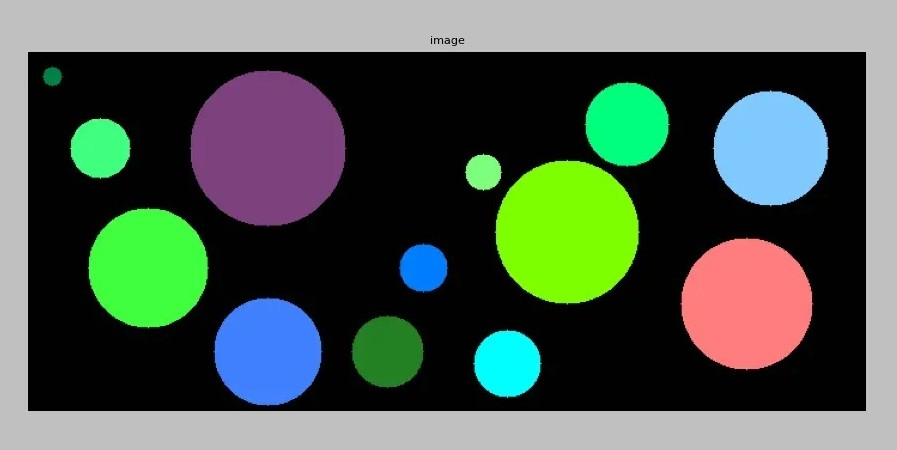
//> input picture 4.contours/shape.jpg, 897 x 450 px
$ ./main   (built with g++ and OpenCV 4)
//> lines starting //> are read from the running program, lines starting //| are printed output that depends on the picture; after the words box and inside, x2 and y2 are one past the last pixel; in counts of white or black regions, pixels touching at a corner belong together
//> further down, image is the input picture: 450 rows x 897 cols, CV_8UC3; mean B, G, R 80.6, 92.1, 77
#include <iostream>
#include <opencv2/opencv.hpp>

using String = std::string;

cv::Mat myBinary(cv::Mat& src)
{
    cv::Mat resultImage = src.clone();

    /* YOUR CODE BEGIN */

    cv::cvtColor(resultImage, resultImage, cv::COLOR_BGR2GRAY);
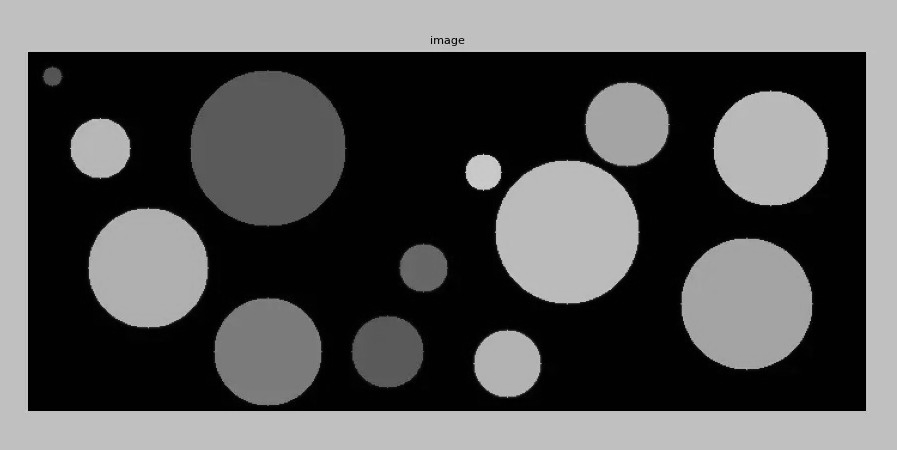
//> resultImage: 450 rows x 897 cols, CV_8UC1; min 0, max 217, mean 86.3
    cv::threshold(resultImage, resultImage, 40, 255, cv::THRESH_BINARY);
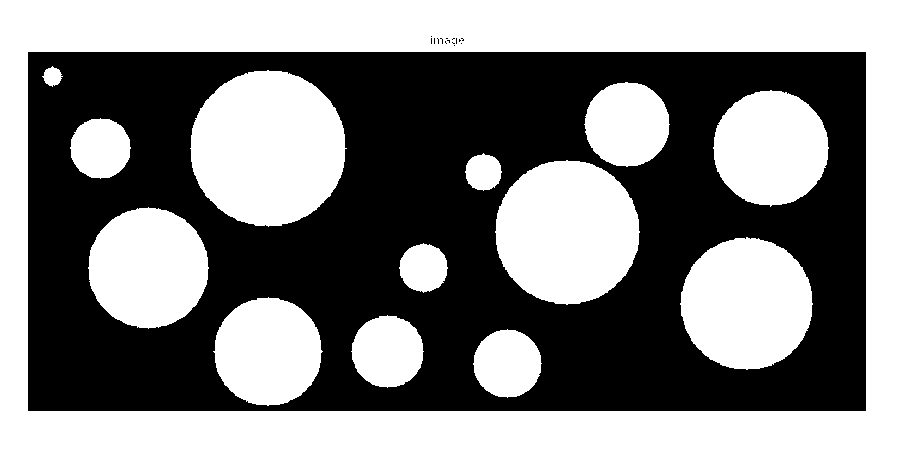
//> resultImage: 450 rows x 897 cols, CV_8UC1; 50.1% white; 16 black regions (15 under 20 px), largest, box (x1, y1, x2, y2) and area: (28, 52, 866, 411) 201494

    /* YOUR CODE END */

    return resultImage;
}

cv::Mat imagePreProcess(cv::Mat& src)
{
    cv::Mat resultImage = myBinary(src);

    /* YOUR CODE BEGIN */

    cv::Mat element;
    element = cv::getStructuringElement(cv::MORPH_RECT, cv::Size(3, 5));

    cv::morphologyEx(resultImage, resultImage, cv::MORPH_OPEN, element);
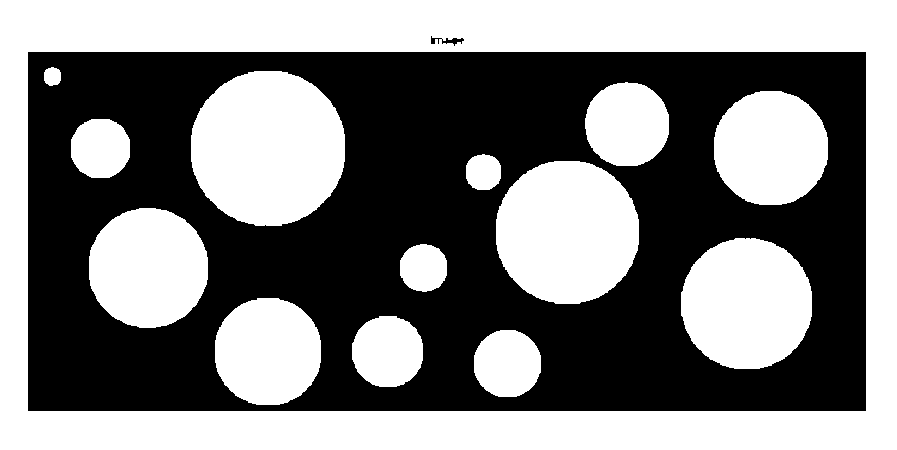
//> resultImage: 450 rows x 897 cols, CV_8UC1; 50% white; 2 black regions, box (x1, y1, x2, y2) and area: (28, 52, 866, 411) 201610, (431, 36, 464, 46) 125
    cv::morphologyEx(resultImage, resultImage, cv::MORPH_CLOSE, element);
//> resultImage: 450 rows x 897 cols, CV_8UC1; 50% white; 3 black regions

    /* YOUR CODE END */

    return resultImage;
}

std::vector<std::vector<cv::Point>> myFindContour(cv::Mat& src)
{
    cv::Mat rst = imagePreProcess(src);

    std::vector<cv::Vec4i> hierarchy;
    std::vector<std::vector<cv::Point>> contours;

    /* YOUR CODE BEGIN */

    cv::findContours(rst, contours, hierarchy, cv::RETR_TREE, cv::CHAIN_APPROX_SIMPLE);
//> contours = 17 contours; largest, box (x1, y1, x2, y2) and area: (0, 0, 897, 450) 402304, (27, 51, 867, 412) 302038, (191, 71, 345, 226) 18807, (496, 161, 639, 304) 16112, (681, 238, 812, 369) 13474

    /* YOUR CODE END */

    return contours;
}

int main()
{
    // set file path
    String imageName = "shape.jpg";

    // read image from file
    cv::Mat image = cv::imread(imageName);

    // show the original image
    cv::imshow("original", image);

    cv::drawContours(image, myFindContour(image), -1, cv::Scalar(0, 255, 0), 2);
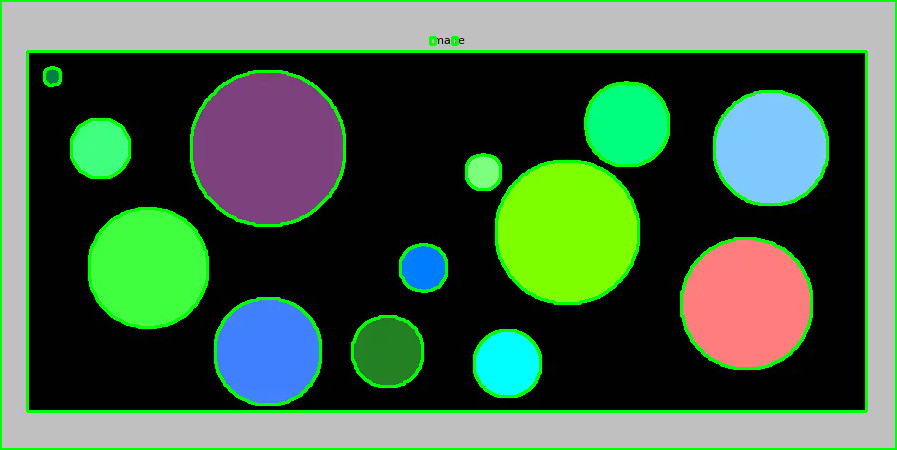
//> image: 450 rows x 897 cols, CV_8UC3; 6.22% of pixels changed, all inside (x1, y1, x2, y2) = (0, 0, 897, 450)

    // show the result image
    cv::imshow("result", image);

    // wait for the user to press a key
    cv::waitKey(0);

    return 0;
}
